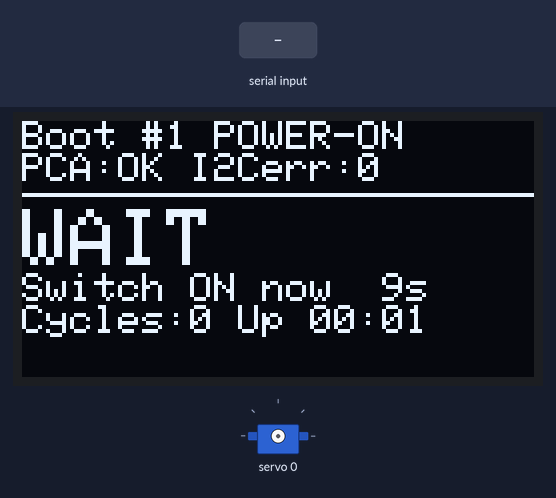
Recording of a program running on a simulated ESP32. Parts: 128×64 one-colour display, servo. Inputs (shaded band) come from the test bench. EEPROM starts erased; what the program prints to the serial monitor is not drawn.

Above: at 1.5 s.
1.6 s: "g" received over Serial
At 2.46 s:
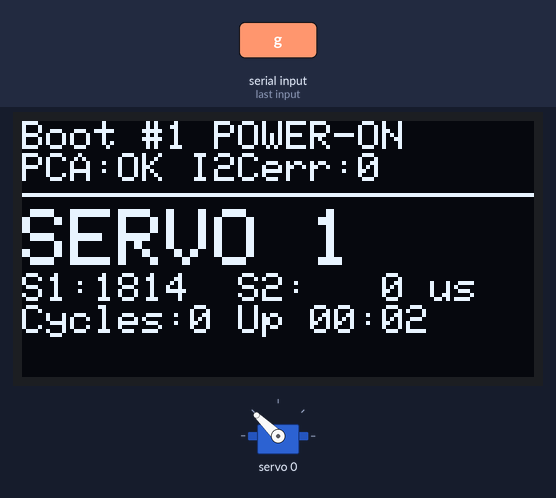
4.1 s: "s" received over Serial
At 5.6 s:
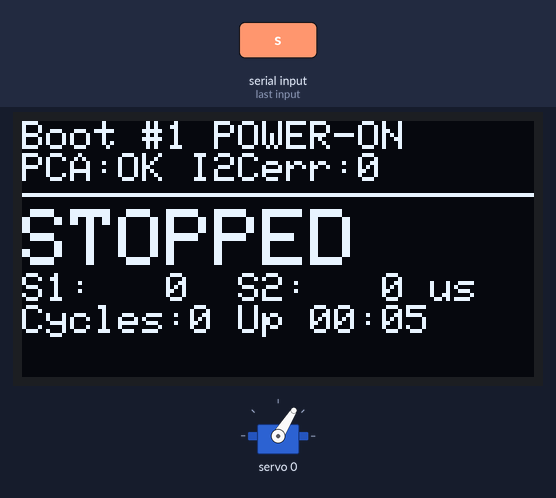
7.1 s: "g" received over Serial
At 7.57 s:
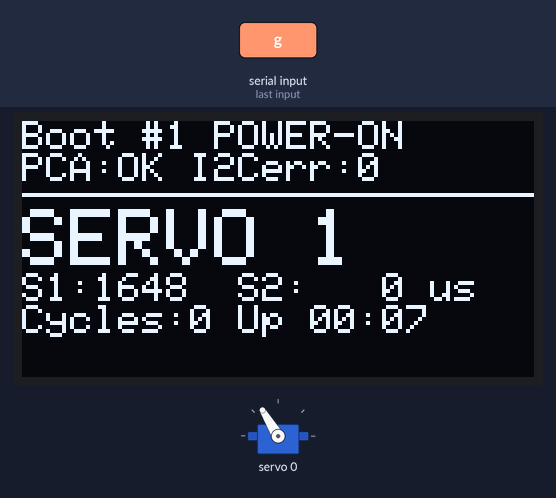
8.9 s: "s" received over Serial
At 10.7 s:
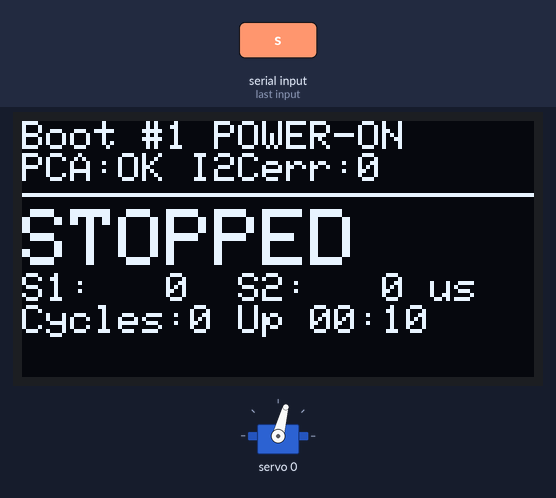
Timing chart, 0 to 12.2 s (numbered marks = the images above; inputs shaded):
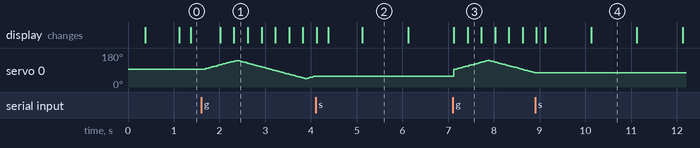

Measured:
- after the input at 1.6 s, the display: first changes after 0.41 s (image 1 shows a later state)
- after the input at 4.1 s, servo 0: stops changing and stays 58°; the display: first differs from a run without the input after 0.27 s (image 2 shows a later state)
- after the input at 7.1 s, servo 0: rises from 58° to 141° in 0.75 s, then falls to 75° in 1.0 s; the display: first differs from a run without the input after 0.32 s (image 3)
- after the input at 8.9 s, servo 0: stops changing and stays 75°; the display: first differs from a run without the input after 0.22 s (image 4 shows a later state)
- what the display in image 4 shows lasts 1.0 s, from 10.1 s to 11.1 s

The program:

main.cpp
```cpp
#include <Arduino.h>
#include <Wire.h>
#include <Preferences.h>
#include <Adafruit_GFX.h>
#include <Adafruit_SSD1306.h>
#include <Adafruit_PWMServoDriver.h>
#include "esp_system.h"

constexpr uint8_t PIN_SDA = 21, PIN_SCL = 22;
constexpr uint8_t ADDR_OLED = 0x3C, ADDR_PCA = 0x40;
constexpr uint8_t CH_S1 = 0, CH_S2 = 1;
constexpr uint16_t US_MIN = 1000, US_MAX = 2000, US_MID = 1500;
constexpr uint32_t SWEEP_PERIOD_MS = 3000;
constexpr uint32_t STAGGER_MS = 60;
constexpr uint32_t COUNTDOWN_MS = 10000;

Adafruit_SSD1306 oled(128, 64, &Wire, -1);
Adafruit_PWMServoDriver pca(ADDR_PCA, Wire);
Preferences prefs;

bool oledOk = false, pcaOk = false, running = true;
uint32_t bootCount = 0, i2cErrOled = 0, i2cErrPca = 0, cycles = 0;
const char *resetName = "?";

enum Phase { COUNTDOWN, S1_ONLY, S2_ONLY, BOTH, STOPPED };
Phase phase = COUNTDOWN;
uint32_t phaseStart = 0;
uint16_t us1 = 0, us2 = 0;

const char *phaseName(Phase p) {
  switch (p) {
    case COUNTDOWN: return "WAIT";
    case S1_ONLY:   return "SERVO 1";
    case S2_ONLY:   return "SERVO 2";
    case BOTH:      return "BOTH";
    default:        return "STOPPED";
  }
}

const char *resetReasonName(esp_reset_reason_t r) {
  switch (r) {
    case ESP_RST_POWERON:  return "POWER-ON";
    case ESP_RST_SW:       return "SOFTWARE";
    case ESP_RST_PANIC:    return "CRASH";
    case ESP_RST_INT_WDT:
    case ESP_RST_TASK_WDT:
    case ESP_RST_WDT:      return "WATCHDOG";
    case ESP_RST_BROWNOUT: return "BROWNOUT!";
    case ESP_RST_EXT:      return "EN BUTTON";
    case ESP_RST_DEEPSLEEP:return "DEEPSLEEP";
    default:               return "OTHER";
  }
}

bool ping(uint8_t addr) {
  Wire.beginTransmission(addr);
  return Wire.endTransmission() == 0;
}

void scanI2C() {
  Serial.print("I2C scan:");
  int n = 0;
  for (uint8_t a = 1; a < 127; a++) {
    if (ping(a)) { Serial.printf(" 0x%02X", a); n++; }
  }
  Serial.printf("  (%d found; expect 0x3C OLED, 0x40 PCA9685, 0x70 normal)\n", n);
}

void servoWrite(uint8_t ch, uint16_t us) {
  if (!pcaOk) return;
  if (us == 0) pca.setPWM(ch, 0, 4096);
  else         pca.writeMicroseconds(ch, us);
}

void allOff() { us1 = us2 = 0; servoWrite(CH_S1, 0); servoWrite(CH_S2, 0); }

uint16_t sweepUs(int32_t t) {
  if (t < 0) return US_MID;
  uint32_t p = (uint32_t)(t + SWEEP_PERIOD_MS / 4) % SWEEP_PERIOD_MS;
  uint32_t half = SWEEP_PERIOD_MS / 2;
  uint32_t span = US_MAX - US_MIN;
  return (p < half) ? US_MIN + span * p / half : US_MAX - span * (p - half) / half;
}

void setPhase(Phase p) {
  phase = p; phaseStart = millis();
  Serial.printf("--> phase: %s\n", phaseName(p));
}

void runServos() {
  uint32_t t = millis() - phaseStart;
  switch (phase) {
    case COUNTDOWN:
      if (t >= COUNTDOWN_MS) setPhase(S1_ONLY);
      return;
    case S1_ONLY:
      us1 = sweepUs(t); us2 = 0;
      if (t >= 2 * SWEEP_PERIOD_MS) { us1 = US_MID; setPhase(S2_ONLY); }
      break;
    case S2_ONLY:
      us1 = US_MID; us2 = sweepUs(t);
      if (t >= 2 * SWEEP_PERIOD_MS) { us2 = US_MID; setPhase(BOTH); }
      break;
    case BOTH:
      us1 = sweepUs(t); us2 = sweepUs((int32_t)t - STAGGER_MS);
      if (t >= 5 * SWEEP_PERIOD_MS) { cycles++; setPhase(S1_ONLY); }
      break;
    case STOPPED:
      return;
  }
  servoWrite(CH_S1, us1);
  servoWrite(CH_S2, us2);
}

void drawStatus() {
  if (!oledOk) return;
  uint32_t up = millis() / 1000;
  char line[32];
  oled.clearDisplay();
  oled.setTextSize(1);
  oled.setTextColor(SSD1306_WHITE);
  oled.setCursor(0, 0);
  oled.printf("Boot #%lu %s\n", (unsigned long)bootCount, resetName);
  oled.printf("PCA:%s I2Cerr:%lu\n", pcaOk ? "OK" : "MISSING", (unsigned long)(i2cErrOled + i2cErrPca));
  oled.drawFastHLine(0, 18, 128, SSD1306_WHITE);
  oled.setCursor(0, 22);
  oled.setTextSize(2);
  oled.println(phaseName(phase));
  oled.setTextSize(1);
  if (phase == COUNTDOWN) {
    uint32_t el = millis() - phaseStart;
    uint32_t left = el >= COUNTDOWN_MS ? 0 : (COUNTDOWN_MS - el) / 1000 + 1;
    snprintf(line, sizeof line, "Switch ON now  %lus", (unsigned long)left);
    oled.println(line);
  } else {
    oled.printf("S1:%4u  S2:%4u us\n", us1, us2);
  }
  oled.printf("Cycles:%lu Up %02lu:%02lu", (unsigned long)cycles, (unsigned long)(up / 60), (unsigned long)(up % 60));
  oled.display();
}

void setup() {
  Serial.begin(115200);
  delay(300);
  Serial.println("\n=== ESP32 servo bring-up test ===");
  esp_reset_reason_t rr = esp_reset_reason();
  resetName = resetReasonName(rr);
  prefs.begin("bringup", false);
  bootCount = prefs.getUInt("boots", 0) + 1;
  prefs.putUInt("boots", bootCount);
  Serial.printf("Boot #%lu, reset reason: %s\n", (unsigned long)bootCount, resetName);
  if (rr == ESP_RST_BROWNOUT) Serial.println("!! Last reset was a BROWNOUT");

  Wire.begin(PIN_SDA, PIN_SCL);
  Wire.setClock(400000);
  scanI2C();

  oledOk = oled.begin(SSD1306_SWITCHCAPVCC, ADDR_OLED);
  Serial.printf("OLED 0x3C: %s\n", oledOk ? "OK" : "NOT FOUND");
  pcaOk = ping(ADDR_PCA);
  Serial.printf("PCA9685 0x40: %s\n", pcaOk ? "OK" : "NOT FOUND");
  if (pcaOk) {
    pca.begin();
    pca.setOscillatorFrequency(27000000);
    pca.setPWMFreq(50);
    allOff();
    setPhase(COUNTDOWN);
  } else {
    phase = STOPPED; running = false;
  }
  Serial.println("Commands: s = stop, g = go, r = rescan I2C");
}

void loop() {
  static uint32_t tServo = 0, tPing = 0, tDraw = 0, tLog = 0;
  uint32_t now = millis();
  while (Serial.available()) {
    char c = Serial.read();
    if (c == 's') { allOff(); setPhase(STOPPED); running = false; }
    if (c == 'g' && pcaOk) { running = true; setPhase(S1_ONLY); }
    if (c == 'r') scanI2C();
  }
  if (running && now - tServo >= 20) { tServo = now; runServos(); }
  if (now - tPing >= 500) {
    tPing = now;
    if (oledOk && !ping(ADDR_OLED)) i2cErrOled++;
    if (pcaOk && !ping(ADDR_PCA)) i2cErrPca++;
  }
  if (now - tDraw >= 250) { tDraw = now; drawStatus(); }
  if (now - tLog >= 1000) {
    tLog = now;
    Serial.printf("[%5lus] boot#%lu rst=%s phase=%-7s S1=%4u S2=%4u i2cErr oled=%lu pca=%lu cycles=%lu\n",
                  (unsigned long)(now / 1000), (unsigned long)bootCount, resetName, phaseName(phase),
                  us1, us2, (unsigned long)i2cErrOled, (unsigned long)i2cErrPca, (unsigned long)cycles);
  }
}
```
